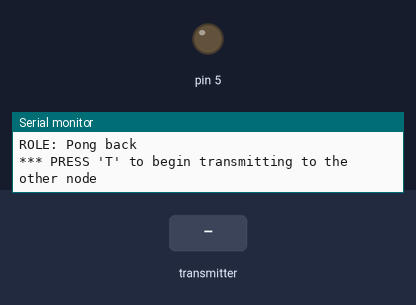
Simulated run of this sketch. Board: Arduino Uno, built with avr-gcc and run on an emulated ATmega328P. Parts: output pins drawn as LEDs (lit = HIGH), the last lines printed to the serial monitor. Inputs (shaded band) come from the test bench. No radio packets arrive unless stated.

Above: at 1.2 s.
1.3 s: the transmitter starts sending got_time = 1023
At 1.9 s:
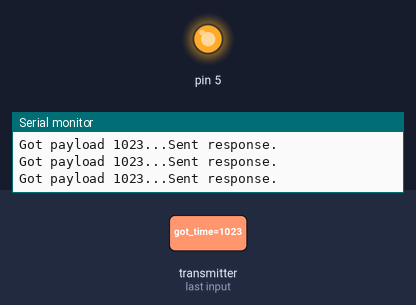
2.8 s: the transmitter starts sending got_time = 0
At 4.2 s:
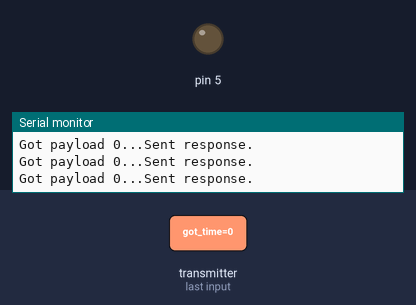
Timing chart, 0 to 5.8 s (numbered marks = the images above; inputs shaded):
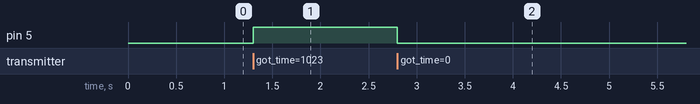

The sketch:

vibratingSingleTaxel_combined_reciever.ino
```cpp
// (licence header left out)
/**
 * Example for Getting Started with nRF24L01+ radios.
 *
 * This is an example of how to use the RF24 class.  Write this sketch to two
 * different nodes.  Put one of the nodes into 'transmit' mode by connecting
 * with the serial monitor and sending a 'T'.  The ping node sends the current
 * time to the pong node, which responds by sending the value back.  The ping
 * node can then see how long the whole cycle took.
 */

/* add something so if the transmitter
doesn't hear back from the receiver, the pwm is set to zero (or should it
be maintained?*/

#include <SPI.h>
#include "nRF24L01.h"
#include "RF24.h"
#include "printf.h"

//
// Hardware configuration
//

// Set up nRF24L01 radio on SPI bus plus pins 9 & 10

RF24 radio(9,10);

//
// Topology
//

// Radio pipe addresses for the 2 nodes to communicate.
const uint64_t pipes[2] = { 0xF0F0F0F0E1LL, 0xF0F0F0F0D2LL };

//
// Role management
//
// Set up role.  This sketch uses the same software for all the nodes
// in this system.  Doing so greatly simplifies testing.
//

// The various roles supported by this sketch
typedef enum { role_ping_out = 1, role_pong_back } role_e;

// The debug-friendly names of those roles
const char* role_friendly_name[] = { "invalid", "Ping out", "Pong back"};

// The role of the current running sketch
role_e role = role_pong_back;

void setup(void)
{
  //
  // Print preamble
  //

  Serial.begin(9600);
  Serial.println("noice");
  printf_begin();
  printf("\n\rRF24/examples/GettingStarted/\n\r");
  printf("ROLE: %s\n\r",role_friendly_name[role]);
  printf("*** PRESS 'T' to begin transmitting to the other node\n\r");

  //
  // Setup and configure rf radio
  //

  radio.begin();
  radio.setAutoAck(false);

  // optionally, increase the delay between retries & # of retries
  radio.setRetries(15,15);


  //
  // Start listening
  //

  radio.openWritingPipe(pipes[1]);
  radio.openReadingPipe(1,pipes[0]);

  radio.startListening();

  //
  // Dump the configuration of the rf unit for debugging
  //

  radio.printDetails();
}

void loop(void)
{

    // if there is data ready
    if ( radio.available() )
    {
      // Dump the payloads until we've gotten everything
      unsigned long got_time;
      bool done = false;
      while (!done)
      {
        // Fetch the payload, and see if this was the last one.
        done = radio.read( &got_time, sizeof(unsigned long) );

        // Spew it
        printf("Got payload %lu...",got_time);

        analogWrite(5, (int)got_time);

  // Delay just a little bit to let the other unit
  // make the transition to receiver
  delay(20);
      }

      // First, stop listening so we can talk
      radio.stopListening();

      // Send the final one back.
      radio.write( &got_time, sizeof(unsigned long) );
      printf("Sent response.\n\r");

      // Now, resume listening so we catch the next packets.
      radio.startListening();
    }
}
// vim:cin:ai:sts=2 sw=2 ft=cpp
```

printf.h
```cpp
// (licence header left out)
/**
 * @file printf.h
 *
 * Setup necessary to direct stdout to the Arduino Serial library, which
 * enables 'printf'
 */

#ifndef __PRINTF_H__
#define __PRINTF_H__

#ifdef ARDUINO

int serial_putc( char c, FILE * )
{
  Serial.write( c );

  return c;
}

void printf_begin(void)
{
  fdevopen( &serial_putc, 0 );
}

#else
#error This example is only for use on Arduino.
#endif // ARDUINO

#endif // __PRINTF_H__
```

Measured:
- after the input at 1.3 s, pin 5: LOW → HIGH at once
- after the input at 2.8 s, pin 5: HIGH → LOW at once
